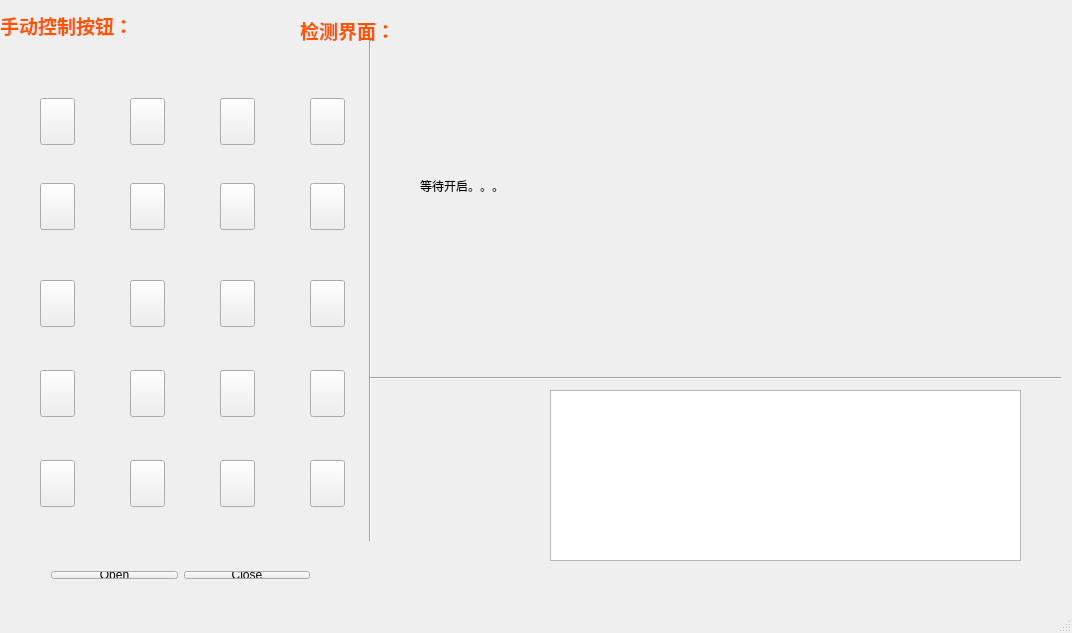
<?xml version="1.0" encoding="UTF-8"?>
<ui version="4.0">
 <class>MainWindow</class>
 <widget class="QMainWindow" name="MainWindow">
  <property name="geometry">
   <rect>
    <x>0</x>
    <y>0</y>
    <width>1072</width>
    <height>633</height>
   </rect>
  </property>
  <property name="windowTitle">
   <string>MainWindow</string>
  </property>
  <widget class="QWidget" name="centralWidget">
   <widget class="QLabel" name="imgLabel">
    <property name="geometry">
     <rect>
      <x>420</x>
      <y>10</y>
      <width>611</width>
      <height>351</height>
     </rect>
    </property>
    <property name="text">
     <string>等待开启。。。</string>
    </property>
   </widget>
   <widget class="QTextEdit" name="outEdit">
    <property name="geometry">
     <rect>
      <x>550</x>
      <y>390</y>
      <width>471</width>
      <height>171</height>
     </rect>
    </property>
   </widget>
   <widget class="QLabel" name="label_2">
    <property name="geometry">
     <rect>
      <x>0</x>
      <y>0</y>
      <width>161</width>
      <height>51</height>
     </rect>
    </property>
    <property name="text">
     <string>&lt;html&gt;&lt;head/&gt;&lt;body&gt;&lt;p&gt;&lt;span style=&quot; font-size:14pt; font-weight:600; color:#ff5500;&quot;&gt;手动控制按钮：&lt;/span&gt;&lt;/p&gt;&lt;/body&gt;&lt;/html&gt;</string>
    </property>
   </widget>
   <widget class="QLabel" name="label">
    <property name="geometry">
     <rect>
      <x>330</x>
      <y>-100</y>
      <width>111</width>
      <height>51</height>
     </rect>
    </property>
    <property name="text">
     <string>&lt;html&gt;&lt;head/&gt;&lt;body&gt;&lt;p&gt;&lt;span style=&quot; font-size:14pt; font-weight:600; color:#ff5500;&quot;&gt;实时界面：&lt;/span&gt;&lt;/p&gt;&lt;/body&gt;&lt;/html&gt;</string>
    </property>
   </widget>
   <widget class="QLabel" name="label_3">
    <property name="geometry">
     <rect>
      <x>300</x>
      <y>10</y>
      <width>121</width>
      <height>41</height>
     </rect>
    </property>
    <property name="text">
     <string>&lt;html&gt;&lt;head/&gt;&lt;body&gt;&lt;p&gt;&lt;span style=&quot; font-size:14pt; font-weight:600; color:#ff5500;&quot;&gt;检测界面：&lt;/span&gt;&lt;/p&gt;&lt;/body&gt;&lt;/html&gt;</string>
    </property>
   </widget>
   <widget class="Line" name="line">
    <property name="geometry">
     <rect>
      <x>360</x>
      <y>40</y>
      <width>21</width>
      <height>501</height>
     </rect>
    </property>
    <property name="orientation">
     <enum>Qt::Vertical</enum>
    </property>
   </widget>
   <widget class="Line" name="line_2">
    <property name="geometry">
     <rect>
      <x>370</x>
      <y>370</y>
      <width>691</width>
      <height>16</height>
     </rect>
    </property>
    <property name="orientation">
     <enum>Qt::Horizontal</enum>
    </property>
   </widget>
   <widget class="QLabel" name="BackGroundLabel">
    <property name="geometry">
     <rect>
      <x>0</x>
      <y>40</y>
      <width>371</width>
      <height>501</height>
     </rect>
    </property>
    <property name="text">
     <string/>
    </property>
    <property name="pixmap">
     <pixmap>../../../Pictures/BackGround2.png</pixmap>
    </property>
   </widget>
   <widget class="QWidget" name="layoutWidget">
    <property name="geometry">
     <rect>
      <x>40</x>
      <y>560</y>
      <width>281</width>
      <height>30</height>
     </rect>
    </property>
    <layout class="QHBoxLayout" name="horizontalLayout_5">
     <item>
      <widget class="QPushButton" name="openButton">
       <property name="text">
        <string>Open</string>
       </property>
      </widget>
     </item>
     <item>
      <widget class="QPushButton" name="closeButton">
       <property name="text">
        <string>Close</string>
       </property>
      </widget>
     </item>
    </layout>
   </widget>
   <widget class="QPushButton" name="L17Button">
    <property name="geometry">
     <rect>
      <x>40</x>
      <y>460</y>
      <width>35</width>
      <height>47</height>
     </rect>
    </property>
    <property name="minimumSize">
     <size>
      <width>35</width>
      <height>47</height>
     </size>
    </property>
    <property name="maximumSize">
     <size>
      <width>35</width>
      <height>47</height>
     </size>
    </property>
    <property name="text">
     <string/>
    </property>
   </widget>
   <widget class="QPushButton" name="L20Button">
    <property name="geometry">
     <rect>
      <x>310</x>
      <y>460</y>
      <width>35</width>
      <height>47</height>
     </rect>
    </property>
    <property name="minimumSize">
     <size>
      <width>35</width>
      <height>47</height>
     </size>
    </property>
    <property name="maximumSize">
     <size>
      <width>35</width>
      <height>47</height>
     </size>
    </property>
    <property name="text">
     <string/>
    </property>
   </widget>
   <widget class="QPushButton" name="L18Button">
    <property name="geometry">
     <rect>
      <x>130</x>
      <y>460</y>
      <width>35</width>
      <height>47</height>
     </rect>
    </property>
    <property name="minimumSize">
     <size>
      <width>35</width>
      <height>47</height>
     </size>
    </property>
    <property name="maximumSize">
     <size>
      <width>35</width>
      <height>47</height>
     </size>
    </property>
    <property name="text">
     <string/>
    </property>
   </widget>
   <widget class="QPushButton" name="L19Button">
    <property name="geometry">
     <rect>
      <x>220</x>
      <y>460</y>
      <width>35</width>
      <height>47</height>
     </rect>
    </property>
    <property name="minimumSize">
     <size>
      <width>35</width>
      <height>47</height>
     </size>
    </property>
    <property name="maximumSize">
     <size>
      <width>35</width>
      <height>47</height>
     </size>
    </property>
    <property name="text">
     <string/>
    </property>
   </widget>
   <widget class="QPushButton" name="L10Button">
    <property name="geometry">
     <rect>
      <x>130</x>
      <y>280</y>
      <width>35</width>
      <height>47</height>
     </rect>
    </property>
    <property name="minimumSize">
     <size>
      <width>35</width>
      <height>47</height>
     </size>
    </property>
    <property name="maximumSize">
     <size>
      <width>35</width>
      <height>47</height>
     </size>
    </property>
    <property name="text">
     <string/>
    </property>
   </widget>
   <widget class="QPushButton" name="L9Button">
    <property name="geometry">
     <rect>
      <x>40</x>
      <y>280</y>
      <width>35</width>
      <height>47</height>
     </rect>
    </property>
    <property name="minimumSize">
     <size>
      <width>35</width>
      <height>47</height>
     </size>
    </property>
    <property name="maximumSize">
     <size>
      <width>35</width>
      <height>47</height>
     </size>
    </property>
    <property name="text">
     <string/>
    </property>
   </widget>
   <widget class="QPushButton" name="L12Button">
    <property name="geometry">
     <rect>
      <x>310</x>
      <y>280</y>
      <width>35</width>
      <height>47</height>
     </rect>
    </property>
    <property name="minimumSize">
     <size>
      <width>35</width>
      <height>47</height>
     </size>
    </property>
    <property name="maximumSize">
     <size>
      <width>35</width>
      <height>47</height>
     </size>
    </property>
    <property name="text">
     <string/>
    </property>
   </widget>
   <widget class="QPushButton" name="L11Button">
    <property name="geometry">
     <rect>
      <x>220</x>
      <y>280</y>
      <width>35</width>
      <height>47</height>
     </rect>
    </property>
    <property name="minimumSize">
     <size>
      <width>35</width>
      <height>47</height>
     </size>
    </property>
    <property name="maximumSize">
     <size>
      <width>35</width>
      <height>47</height>
     </size>
    </property>
    <property name="text">
     <string/>
    </property>
   </widget>
   <widget class="QPushButton" name="L5Button">
    <property name="geometry">
     <rect>
      <x>40</x>
      <y>183</y>
      <width>35</width>
      <height>47</height>
     </rect>
    </property>
    <property name="minimumSize">
     <size>
      <width>35</width>
      <height>47</height>
     </size>
    </property>
    <property name="maximumSize">
     <size>
      <width>35</width>
      <height>47</height>
     </size>
    </property>
    <property name="text">
     <string/>
    </property>
   </widget>
   <widget class="QPushButton" name="L6Button">
    <property name="geometry">
     <rect>
      <x>130</x>
      <y>183</y>
      <width>35</width>
      <height>47</height>
     </rect>
    </property>
    <property name="minimumSize">
     <size>
      <width>35</width>
      <height>47</height>
     </size>
    </property>
    <property name="maximumSize">
     <size>
      <width>35</width>
      <height>47</height>
     </size>
    </property>
    <property name="text">
     <string/>
    </property>
   </widget>
   <widget class="QPushButton" name="L7Button">
    <property name="geometry">
     <rect>
      <x>220</x>
      <y>183</y>
      <width>35</width>
      <height>47</height>
     </rect>
    </property>
    <property name="minimumSize">
     <size>
      <width>35</width>
      <height>47</height>
     </size>
    </property>
    <property name="maximumSize">
     <size>
      <width>35</width>
      <height>47</height>
     </size>
    </property>
    <property name="text">
     <string/>
    </property>
   </widget>
   <widget class="QPushButton" name="L8Button">
    <property name="geometry">
     <rect>
      <x>310</x>
      <y>183</y>
      <width>35</width>
      <height>47</height>
     </rect>
    </property>
    <property name="minimumSize">
     <size>
      <width>35</width>
      <height>47</height>
     </size>
    </property>
    <property name="maximumSize">
     <size>
      <width>35</width>
      <height>47</height>
     </size>
    </property>
    <property name="text">
     <string/>
    </property>
   </widget>
   <widget class="QPushButton" name="L1Button">
    <property name="geometry">
     <rect>
      <x>40</x>
      <y>98</y>
      <width>35</width>
      <height>47</height>
     </rect>
    </property>
    <property name="minimumSize">
     <size>
      <width>35</width>
      <height>47</height>
     </size>
    </property>
    <property name="maximumSize">
     <size>
      <width>35</width>
      <height>47</height>
     </size>
    </property>
    <property name="text">
     <string/>
    </property>
   </widget>
   <widget class="QPushButton" name="L2Button">
    <property name="geometry">
     <rect>
      <x>130</x>
      <y>98</y>
      <width>35</width>
      <height>47</height>
     </rect>
    </property>
    <property name="minimumSize">
     <size>
      <width>35</width>
      <height>47</height>
     </size>
    </property>
    <property name="maximumSize">
     <size>
      <width>35</width>
      <height>47</height>
     </size>
    </property>
    <property name="text">
     <string/>
    </property>
   </widget>
   <widget class="QPushButton" name="L3Button">
    <property name="geometry">
     <rect>
      <x>220</x>
      <y>98</y>
      <width>35</width>
      <height>47</height>
     </rect>
    </property>
    <property name="minimumSize">
     <size>
      <width>35</width>
      <height>47</height>
     </size>
    </property>
    <property name="maximumSize">
     <size>
      <width>35</width>
      <height>47</height>
     </size>
    </property>
    <property name="text">
     <string/>
    </property>
   </widget>
   <widget class="QPushButton" name="L4Button">
    <property name="geometry">
     <rect>
      <x>310</x>
      <y>98</y>
      <width>35</width>
      <height>47</height>
     </rect>
    </property>
    <property name="minimumSize">
     <size>
      <width>35</width>
      <height>47</height>
     </size>
    </property>
    <property name="maximumSize">
     <size>
      <width>35</width>
      <height>47</height>
     </size>
    </property>
    <property name="text">
     <string/>
    </property>
   </widget>
   <widget class="QPushButton" name="L13Button">
    <property name="geometry">
     <rect>
      <x>40</x>
      <y>370</y>
      <width>35</width>
      <height>47</height>
     </rect>
    </property>
    <property name="minimumSize">
     <size>
      <width>35</width>
      <height>47</height>
     </size>
    </property>
    <property name="maximumSize">
     <size>
      <width>35</width>
      <height>47</height>
     </size>
    </property>
    <property name="text">
     <string/>
    </property>
   </widget>
   <widget class="QPushButton" name="L14Button">
    <property name="geometry">
     <rect>
      <x>130</x>
      <y>370</y>
      <width>35</width>
      <height>47</height>
     </rect>
    </property>
    <property name="minimumSize">
     <size>
      <width>35</width>
      <height>47</height>
     </size>
    </property>
    <property name="maximumSize">
     <size>
      <width>35</width>
      <height>47</height>
     </size>
    </property>
    <property name="text">
     <string/>
    </property>
   </widget>
   <widget class="QPushButton" name="L15Button">
    <property name="geometry">
     <rect>
      <x>220</x>
      <y>370</y>
      <width>35</width>
      <height>47</height>
     </rect>
    </property>
    <property name="minimumSize">
     <size>
      <width>35</width>
      <height>47</height>
     </size>
    </property>
    <property name="maximumSize">
     <size>
      <width>35</width>
      <height>47</height>
     </size>
    </property>
    <property name="text">
     <string/>
    </property>
   </widget>
   <widget class="QPushButton" name="L16Button">
    <property name="geometry">
     <rect>
      <x>310</x>
      <y>370</y>
      <width>35</width>
      <height>47</height>
     </rect>
    </property>
    <property name="minimumSize">
     <size>
      <width>35</width>
      <height>47</height>
     </size>
    </property>
    <property name="maximumSize">
     <size>
      <width>35</width>
      <height>47</height>
     </size>
    </property>
    <property name="text">
     <string/>
    </property>
   </widget>
   <zorder>BackGroundLabel</zorder>
   <zorder>imgLabel</zorder>
   <zorder>outEdit</zorder>
   <zorder>label_2</zorder>
   <zorder>label</zorder>
   <zorder>label_3</zorder>
   <zorder>line</zorder>
   <zorder>line_2</zorder>
   <zorder>layoutWidget</zorder>
   <zorder>L8Button</zorder>
   <zorder>L4Button</zorder>
   <zorder>L3Button</zorder>
   <zorder>L2Button</zorder>
   <zorder>L1Button</zorder>
   <zorder>L5Button</zorder>
   <zorder>L6Button</zorder>
   <zorder>L7Button</zorder>
   <zorder>L9Button</zorder>
   <zorder>L10Button</zorder>
   <zorder>L11Button</zorder>
   <zorder>L12Button</zorder>
   <zorder>L13Button</zorder>
   <zorder>L14Button</zorder>
   <zorder>L15Button</zorder>
   <zorder>L16Button</zorder>
   <zorder>L17Button</zorder>
   <zorder>L18Button</zorder>
   <zorder>L19Button</zorder>
   <zorder>L20Button</zorder>
  </widget>
  <widget class="QStatusBar" name="statusBar"/>
 </widget>
 <layoutdefault spacing="6" margin="11"/>
 <resources/>
 <connections/>
</ui>
